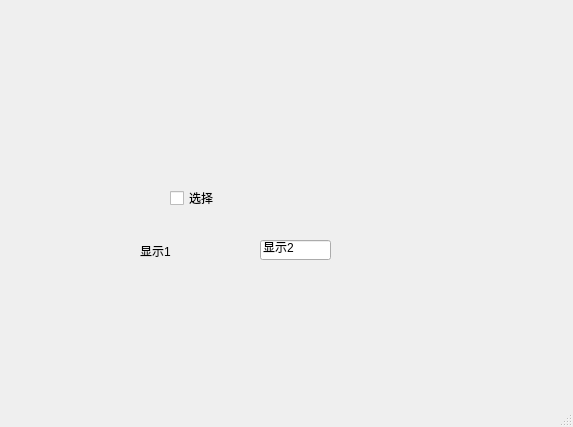
<?xml version="1.0" encoding="UTF-8"?>
<ui version="4.0">
 <class>MainWindow</class>
 <widget class="QMainWindow" name="MainWindow">
  <property name="geometry">
   <rect>
    <x>0</x>
    <y>0</y>
    <width>573</width>
    <height>427</height>
   </rect>
  </property>
  <property name="windowTitle">
   <string>MainWindow</string>
  </property>
  <widget class="QWidget" name="centralwidget">
   <widget class="QLabel" name="label">
    <property name="geometry">
     <rect>
      <x>140</x>
      <y>240</y>
      <width>54</width>
      <height>21</height>
     </rect>
    </property>
    <property name="text">
     <string>显示1</string>
    </property>
   </widget>
   <widget class="QLineEdit" name="lineEdit">
    <property name="geometry">
     <rect>
      <x>260</x>
      <y>240</y>
      <width>71</width>
      <height>20</height>
     </rect>
    </property>
    <property name="text">
     <string>显示2</string>
    </property>
   </widget>
   <widget class="QCheckBox" name="checkBox">
    <property name="geometry">
     <rect>
      <x>170</x>
      <y>190</y>
      <width>71</width>
      <height>16</height>
     </rect>
    </property>
    <property name="text">
     <string>选择</string>
    </property>
   </widget>
  </widget>
  <widget class="QMenuBar" name="menubar">
   <property name="geometry">
    <rect>
     <x>0</x>
     <y>0</y>
     <width>573</width>
     <height>23</height>
    </rect>
   </property>
  </widget>
  <widget class="QStatusBar" name="statusbar"/>
 </widget>
 <resources/>
 <connections>
  <connection>
   <sender>checkBox</sender>
   <signal>clicked(bool)</signal>
   <receiver>label</receiver>
   <slot>setVisible(bool)</slot>
   <hints>
    <hint type="sourcelabel">
     <x>195</x>
     <y>220</y>
    </hint>
    <hint type="destinationlabel">
     <x>166</x>
     <y>273</y>
    </hint>
   </hints>
  </connection>
  <connection>
   <sender>checkBox</sender>
   <signal>clicked(bool)</signal>
   <receiver>lineEdit</receiver>
   <slot>setEnabled(bool)</slot>
   <hints>
    <hint type="sourcelabel">
     <x>229</x>
     <y>225</y>
    </hint>
    <hint type="destinationlabel">
     <x>295</x>
     <y>272</y>
    </hint>
   </hints>
  </connection>
 </connections>
</ui>
